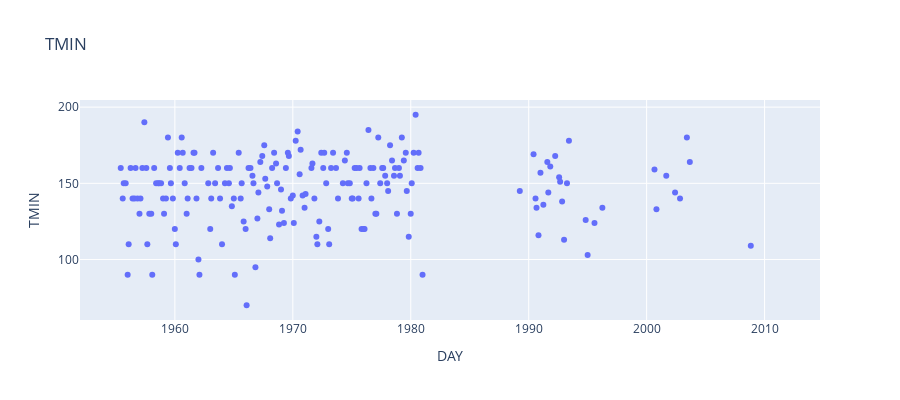

Notebook code for this chart:
### Code cell
weather_tmin = px.scatter(weather, x="DAY", y="TMIN",height=400, title="TMIN")
weather_tmin.show()

### Figure 1 — Plotly figure (JSON) as saved in the notebook; plotly's stock layout.template omitted (floating-point values rounded to 4 significant figures; data arrays with more than 128 entries replaced by an {"elided": "..."} marker saying what was removed)
{"data": [{"hoverlabel": {"namelength": 0}, "hovertemplate": "DAY=%{x}<br>TMIN=%{y}", "legendgroup": "", "marker": {"color": "#636efa", "symbol": "circle"}, "mode": "markers", "name": "", "showlegend": false, "type": "scatter", "x": {"elided": "267 str values"}, "xaxis": "x", "y": {"elided": "267 str values"}, "yaxis": "y"}], "layout": {"height": 400, "legend": {"tracegroupgap": 0}, "title": {"text": "TMIN"}, "xaxis": {"anchor": "y", "domain": [0, 1], "title": {"text": "DAY"}}, "yaxis": {"anchor": "x", "domain": [0, 1], "title": {"text": "TMIN"}}}}
